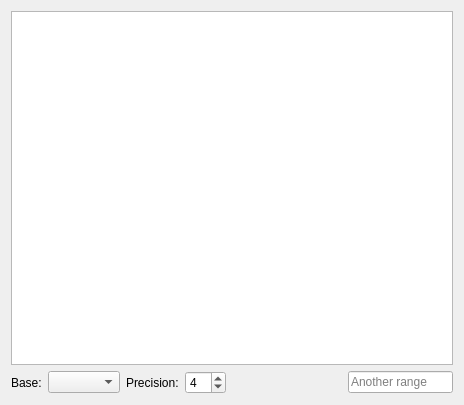
<?xml version="1.0" encoding="UTF-8"?>
<ui version="4.0">
 <class>MT</class>
 <widget class="QWidget" name="MT">
  <property name="geometry">
   <rect>
    <x>0</x>
    <y>0</y>
    <width>464</width>
    <height>405</height>
   </rect>
  </property>
  <property name="windowTitle">
   <string>MT</string>
  </property>
  <layout class="QVBoxLayout" name="verticalLayout">
   <item>
    <widget class="QTableView" name="tableView">
     <attribute name="horizontalHeaderDefaultSectionSize">
      <number>40</number>
     </attribute>
     <attribute name="verticalHeaderDefaultSectionSize">
      <number>30</number>
     </attribute>
    </widget>
   </item>
   <item>
    <layout class="QHBoxLayout" name="horizontalLayout">
     <item>
      <widget class="QLabel" name="label">
       <property name="text">
        <string>Base:</string>
       </property>
      </widget>
     </item>
     <item>
      <widget class="QComboBox" name="comboBox"/>
     </item>
     <item>
      <widget class="QLabel" name="label_2">
       <property name="text">
        <string>Precision:</string>
       </property>
      </widget>
     </item>
     <item>
      <widget class="QSpinBox" name="precisionSpinBox">
       <property name="maximum">
        <number>16</number>
       </property>
       <property name="value">
        <number>4</number>
       </property>
      </widget>
     </item>
     <item>
      <spacer name="horizontalSpacer">
       <property name="orientation">
        <enum>Qt::Horizontal</enum>
       </property>
       <property name="sizeHint" stdset="0">
        <size>
         <width>40</width>
         <height>20</height>
        </size>
       </property>
      </spacer>
     </item>
     <item>
      <widget class="QLineEdit" name="rangeEdit">
       <property name="sizePolicy">
        <sizepolicy hsizetype="Fixed" vsizetype="Fixed">
         <horstretch>0</horstretch>
         <verstretch>0</verstretch>
        </sizepolicy>
       </property>
       <property name="maximumSize">
        <size>
         <width>105</width>
         <height>16777215</height>
        </size>
       </property>
       <property name="placeholderText">
        <string>Another range</string>
       </property>
      </widget>
     </item>
    </layout>
   </item>
  </layout>
 </widget>
 <layoutdefault spacing="6" margin="11"/>
 <resources/>
 <connections/>
</ui>
